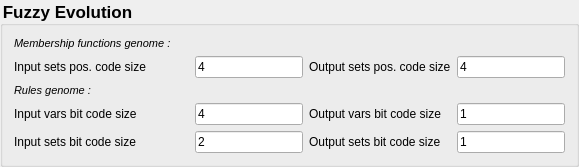
          <widget class="QGroupBox" name="groupBox_FuzzyEvolution">
           <property name="styleSheet">
            <string notr="true">QGroupBox
{
	
	font-size: 13pt;
    font-weight: bold;
}
</string>
           </property>
           <property name="title">
            <string>Fuzzy Evolution</string>
           </property>
           <layout class="QGridLayout" name="gridLayout_8">
            <item row="4" column="3">
             <widget class="QLineEdit" name="lineOutSetsCode">
              <property name="sizePolicy">
               <sizepolicy hsizetype="Preferred" vsizetype="Fixed">
                <horstretch>0</horstretch>
                <verstretch>0</verstretch>
               </sizepolicy>
              </property>
              <property name="minimumSize">
               <size>
                <width>40</width>
                <height>0</height>
               </size>
              </property>
              <property name="baseSize">
               <size>
                <width>60</width>
                <height>0</height>
               </size>
              </property>
              <property name="toolTip">
               <string>Number of bits used to code an output set in the genome</string>
              </property>
              <property name="text">
               <string>1</string>
              </property>
             </widget>
            </item>
            <item row="0" column="0">
             <widget class="QLabel" name="label_38">
              <property name="font">
               <font>
                <pointsize>8</pointsize>
                <italic>true</italic>
               </font>
              </property>
              <property name="text">
               <string>Membership functions genome :</string>
              </property>
             </widget>
            </item>
            <item row="3" column="2">
             <widget class="QLabel" name="label_24">
              <property name="toolTip">
               <string>Number of bits used to code an output variable in the genome</string>
              </property>
              <property name="text">
               <string>Output vars bit code size</string>
              </property>
             </widget>
            </item>
            <item row="4" column="0">
             <widget class="QLabel" name="label_25">
              <property name="toolTip">
               <string>Number of bits used to code an input set in the genome</string>
              </property>
              <property name="text">
               <string>Input sets bit code size</string>
              </property>
             </widget>
            </item>
            <item row="1" column="2">
             <widget class="QLabel" name="label_35">
              <property name="toolTip">
               <string>Number of bits used to code the position parameters for the output sets</string>
              </property>
              <property name="text">
               <string>Output sets pos. code size</string>
              </property>
             </widget>
            </item>
            <item row="3" column="3">
             <widget class="QLineEdit" name="lineOutVarsCode">
              <property name="sizePolicy">
               <sizepolicy hsizetype="Preferred" vsizetype="Fixed">
                <horstretch>0</horstretch>
                <verstretch>0</verstretch>
               </sizepolicy>
              </property>
              <property name="minimumSize">
               <size>
                <width>40</width>
                <height>0</height>
               </size>
              </property>
              <property name="baseSize">
               <size>
                <width>60</width>
                <height>0</height>
               </size>
              </property>
              <property name="toolTip">
               <string>Number of bits used to code an output variable in the genome</string>
              </property>
              <property name="text">
               <string>1</string>
              </property>
             </widget>
            </item>
            <item row="1" column="1">
             <widget class="QLineEdit" name="lineInSetsPos">
              <property name="sizePolicy">
               <sizepolicy hsizetype="Fixed" vsizetype="Fixed">
                <horstretch>0</horstretch>
                <verstretch>0</verstretch>
               </sizepolicy>
              </property>
              <property name="minimumSize">
               <size>
                <width>40</width>
                <height>0</height>
               </size>
              </property>
              <property name="baseSize">
               <size>
                <width>60</width>
                <height>0</height>
               </size>
              </property>
              <property name="toolTip">
               <string>Number of bits used to code the position parameters for the input sets</string>
              </property>
              <property name="autoFillBackground">
               <bool>false</bool>
              </property>
              <property name="styleSheet">
               <string/>
              </property>
              <property name="text">
               <string>4</string>
              </property>
             </widget>
            </item>
            <item row="3" column="1">
             <widget class="QLineEdit" name="lineInVarsCode">
              <property name="sizePolicy">
               <sizepolicy hsizetype="Preferred" vsizetype="Fixed">
                <horstretch>0</horstretch>
                <verstretch>0</verstretch>
               </sizepolicy>
              </property>
              <property name="minimumSize">
               <size>
                <width>40</width>
                <height>0</height>
               </size>
              </property>
              <property name="baseSize">
               <size>
                <width>60</width>
                <height>0</height>
               </size>
              </property>
              <property name="toolTip">
               <string>Number of bits used to code an input variable in the genome</string>
              </property>
              <property name="autoFillBackground">
               <bool>false</bool>
              </property>
              <property name="styleSheet">
               <string/>
              </property>
              <property name="text">
               <string>4</string>
              </property>
             </widget>
            </item>
            <item row="1" column="0">
             <widget class="QLabel" name="label_34">
              <property name="minimumSize">
               <size>
                <width>175</width>
                <height>0</height>
               </size>
              </property>
              <property name="toolTip">
               <string>Number of bits used to code the position parameters for the input sets</string>
              </property>
              <property name="text">
               <string>Input sets pos. code size</string>
              </property>
             </widget>
            </item>
            <item row="2" column="0">
             <widget class="QLabel" name="label_39">
              <property name="sizePolicy">
               <sizepolicy hsizetype="Fixed" vsizetype="Fixed">
                <horstretch>0</horstretch>
                <verstretch>25</verstretch>
               </sizepolicy>
              </property>
              <property name="font">
               <font>
                <pointsize>8</pointsize>
                <italic>true</italic>
               </font>
              </property>
              <property name="text">
               <string>Rules genome :</string>
              </property>
             </widget>
            </item>
            <item row="3" column="0">
             <widget class="QLabel" name="label_21">
              <property name="toolTip">
               <string>Number of bits used to code an input variable in the genome</string>
              </property>
              <property name="text">
               <string>Input vars bit code size</string>
              </property>
             </widget>
            </item>
            <item row="4" column="1">
             <widget class="QLineEdit" name="lineInSetsCode">
              <property name="sizePolicy">
               <sizepolicy hsizetype="Preferred" vsizetype="Fixed">
                <horstretch>0</horstretch>
                <verstretch>0</verstretch>
               </sizepolicy>
              </property>
              <property name="minimumSize">
               <size>
                <width>40</width>
                <height>0</height>
               </size>
              </property>
              <property name="baseSize">
               <size>
                <width>60</width>
                <height>0</height>
               </size>
              </property>
              <property name="toolTip">
               <string>Number of bits used to code an input set in the genome</string>
              </property>
              <property name="autoFillBackground">
               <bool>false</bool>
              </property>
              <property name="styleSheet">
               <string/>
              </property>
              <property name="text">
               <string>2</string>
              </property>
             </widget>
            </item>
            <item row="4" column="2">
             <widget class="QLabel" name="label_26">
              <property name="toolTip">
               <string>Number of bits used to code an output set in the genome</string>
              </property>
              <property name="text">
               <string>Output sets bit code size</string>
              </property>
             </widget>
            </item>
            <item row="1" column="3">
             <widget class="QLineEdit" name="lineOutSetsPos">
              <property name="sizePolicy">
               <sizepolicy hsizetype="Fixed" vsizetype="Fixed">
                <horstretch>0</horstretch>
                <verstretch>0</verstretch>
               </sizepolicy>
              </property>
              <property name="minimumSize">
               <size>
                <width>40</width>
                <height>0</height>
               </size>
              </property>
              <property name="baseSize">
               <size>
                <width>60</width>
                <height>0</height>
               </size>
              </property>
              <property name="toolTip">
               <string>Number of bits used to code the position parameters for the output sets</string>
              </property>
              <property name="autoFillBackground">
               <bool>false</bool>
              </property>
              <property name="styleSheet">
               <string/>
              </property>
              <property name="text">
               <string>4</string>
              </property>
             </widget>
            </item>
           </layout>
          </widget>
